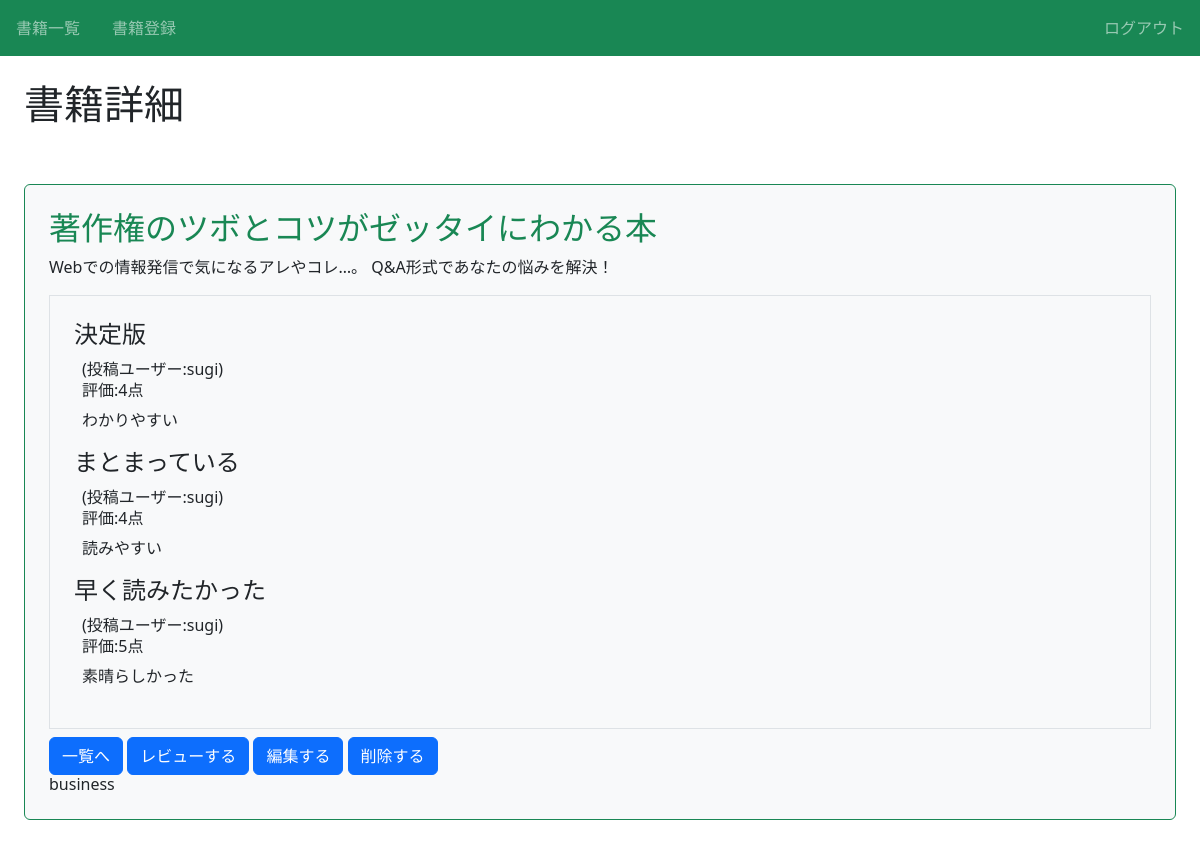
Page /book/12/detail/ (signed in) on the committed database.
### book/models.py (models this page shows, shortened)
class Book(models.Model):
    title = models.CharField(max_length=100)
    text = models.TextField()
    thumbnail = models.ImageField(null=True,blank=True)
    category = models.CharField(
        max_length=100,
        choices=CATEGORY
    )
    user = models.ForeignKey('auth.User',on_delete=models.CASCADE)

class Review(models.Model):
    book = models.ForeignKey(Book,on_delete=models.CASCADE)
    title = models.CharField(max_length=100)
    text = models.TextField()
    rate = models.IntegerField(choices=RATE_CHOICES)
    user = models.ForeignKey('auth.User',on_delete=models.CASCADE)

### book/views.py (the view)
# urls.py: path('book/<int:pk>/detail/',views.DetailBookView.as_view(),name='detail-book'),
class DetailBookView(LoginRequiredMixin,DetailView):
    template_name = 'book/book_detail.html'
    model = Book

### book/templates/book/book_detail.html (shortened to what this page needs)
{% extends 'base.html' %}
{% block h1 %}書籍詳細{% endblock %}
{% block content %}
<div class="p-4 m-4 bg-light border border-success rounded">
    <h2 class="text-success">{{ object.title }}</h2>
    <p class="card-text">{{ object.text }}</p>
    <div class="border p-4 mb-2">
        {% for review in object.review_set.all %}
        <div>
            <h3 class="h4">{{ review.title }}</h3>
            <div class="px-2">
                <span>(投稿ユーザー:{{ review.user.username }})</span>
                <h6>評価:{{ review.rate }}点</h6>
                <p>{{ review.text }}</p>
            </div>
        </div>
        {% endfor %}
    </div>
    <a href="{% url 'list-book' %}" class="btn btn-primary">一覧へ</a>
    <a href="{% url 'review' object.pk %}" class="btn btn-primary">レビューする</a>
    <a href="{% url 'update-book' object.pk %}" class="btn btn-primary">編集する</a>
    <a href="{% url 'delete-book' object.pk %}" class="btn btn-primary">削除する</a>
    <h6 class="card-title">{{ object.category }}</h6>
</div>
{% endblock content %}

### book/static/book/css/style.css (style rules this page uses)
a { text-decoration: none; }

### rows in the picture
Book: title "著作権のツボとコツがゼッタイにわかる本", text "Webでの情報発信で気になるアレやコレ…。 Q&A形式であなたの悩みを解決！", category "business"
Review: title "決定版", user.username "sugi", rate "4", text "わかりやすい"
Review: title "まとまっている", user.username "sugi", rate "4", text "読みやすい"
Review: title "早く読みたかった", user.username "sugi", rate "5", text "素晴らしかった"
